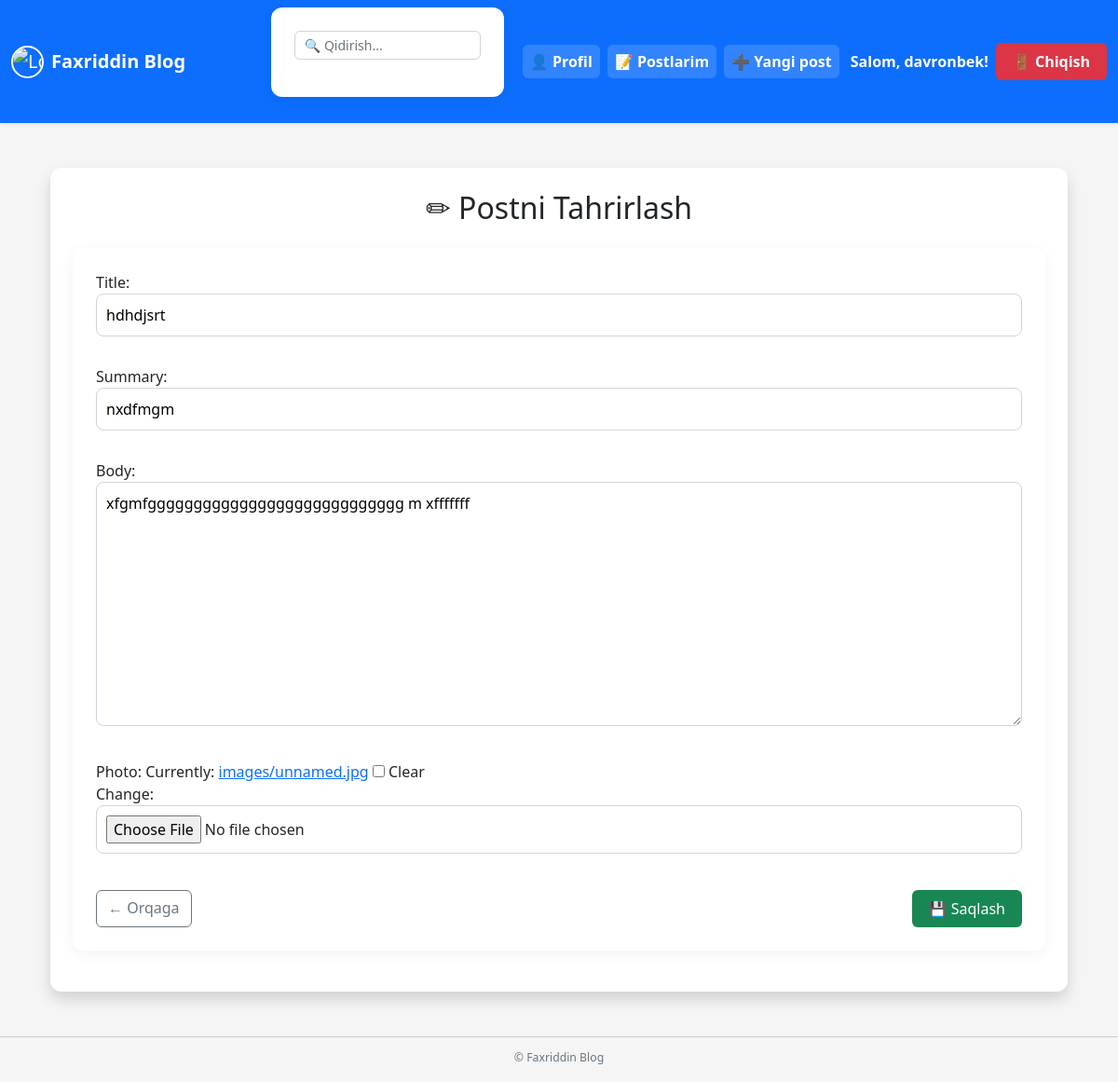
The page /articles/update/12/ (signed in) on the database as committed earlier.
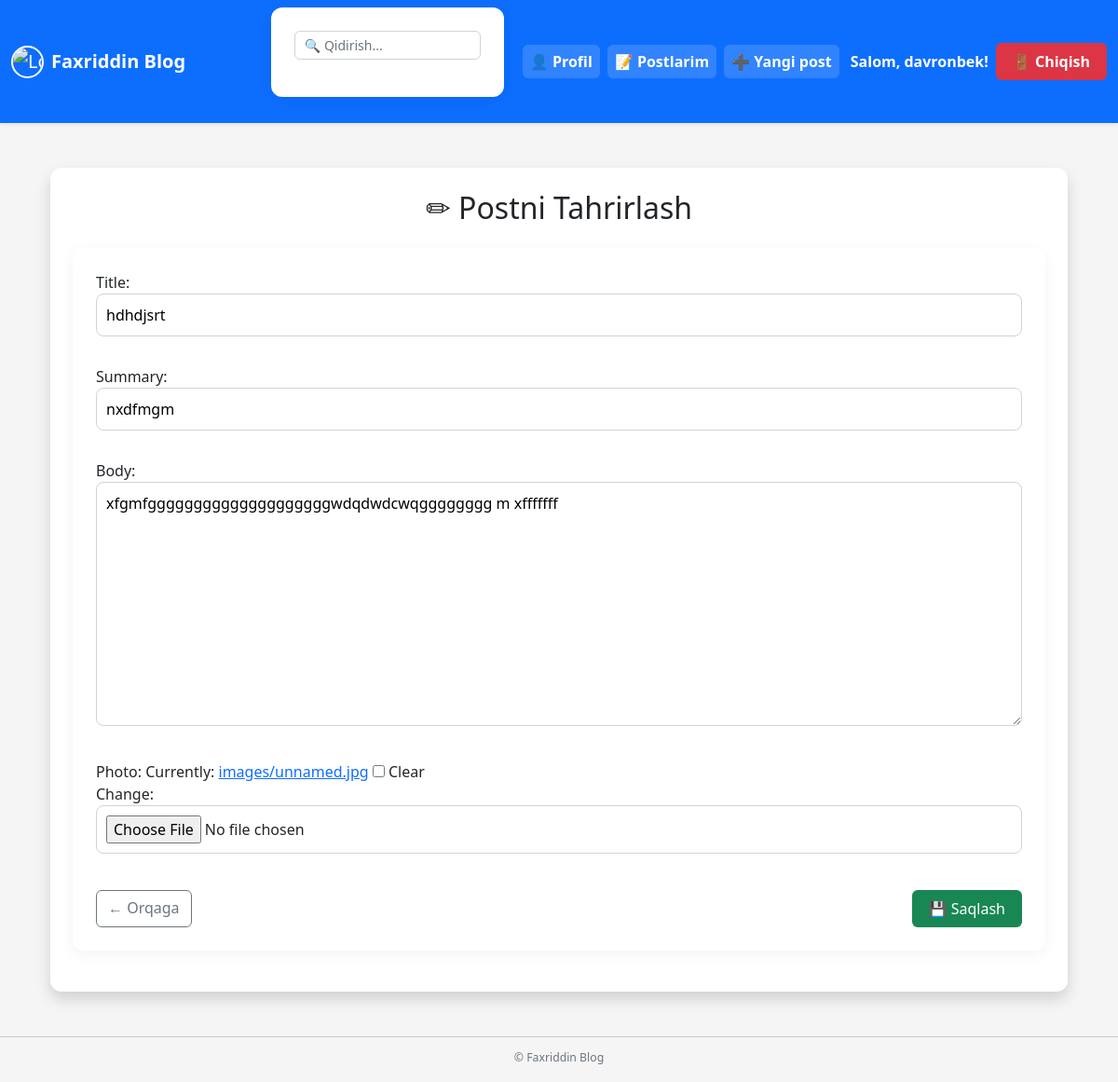
The same page on the database as committed later.
### articles/models.py (models this page shows, shortened)
class Article(models.Model):
    title=models.CharField(max_length=150)
    summary=models.CharField(max_length=250, blank=True)
    body=RichTextField()
    photo=models.ImageField(upload_to='images/',blank=True)
    date=models.DateTimeField(auto_now_add=True)
    author=models.ForeignKey(
        User,
        on_delete=models.CASCADE,
        null=True
    )

### articles/views.py (the view, shortened to what this page needs)
# urls.py: path('update/<int:pk>/', ArticleUpdateview.as_view(), name='article_update' ),
class ArticleUpdateview(LoginRequiredMixin, UserPassesTestMixin, UpdateView):
    model = Article
    fields = ['title', 'summary', 'body', 'photo']
    template_name = 'article_update.html'
    def test_func(self):
        obj = self.get_object()
        return obj.author == self.request.user

### templates/article_update.html (shortened to what this page needs)
{% extends 'base.html' %}
{% load static %}
{% block content %}
<link rel="stylesheet" href="{% static 'css/article_update.css' %}">
<div class="container mt-5">
    <div class="card shadow p-4">
        <h2 class="mb-4 text-center">✏ Postni Tahrirlash</h2>
        <form method="post" enctype="multipart/form-data">
            {{ form.as_p }}
            <div class="d-flex justify-content-between mt-4">
                <a href="{% url 'article_detail' object.pk %}" class="btn btn-outline-secondary">
                    ← Orqaga
                </a>
                <button type="submit" class="btn btn-success">💾 Saqlash</button>
            </div>
        </form>
    </div>
</div>
{% endblock %}

Rows that differ between the two databases and show on the page:
changed Article "hdhdjsrt": body "xfgmfgggggggggggggggggggggggggggg m xfffffff" → "xfgmfggggggggggggggggggggwdqdwdcwqgggggggg m xfffffff"
